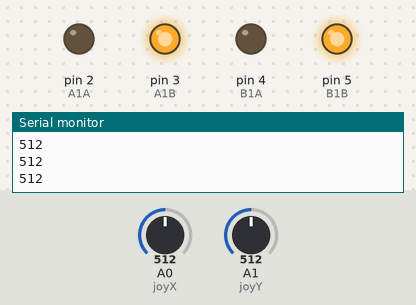
Bench run of a sketch on a simulated Arduino Uno, built with avr-gcc and run on an emulated ATmega328P. Parts: output pins drawn as LEDs (lit = HIGH), the last lines printed to the serial monitor. The inputs (shaded band) are chosen by the test bench; at power-on: A0 (joyX) = 512, A1 (joyY) = 512.

Above: at 4.2 s.
4.3 s: A0 (joyX) set to 498
At 4.6 s:
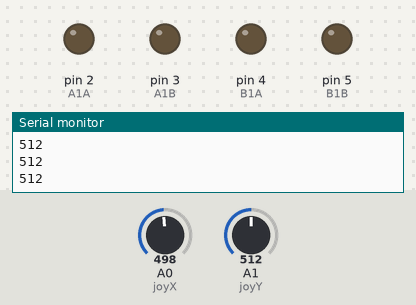
5.8 s: A1 (joyY) set to 538
At 7.0 s:
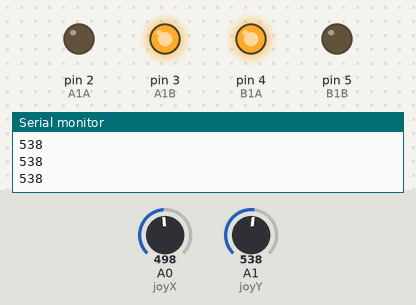
7.3 s: A1 (joyY) set to 470
At 8.1 s:
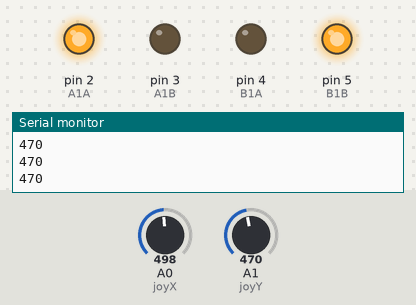
8.8 s: A0 (joyX) set to 487
10.3 s: A0 (joyX) set to 471
At 11.5 s:
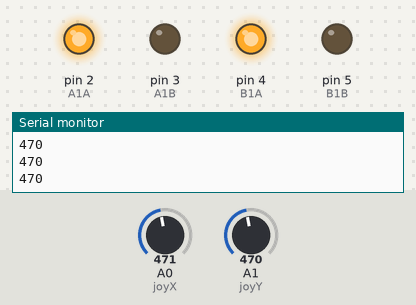
11.8 s: A0 (joyX) set to 490
At 12.9 s:
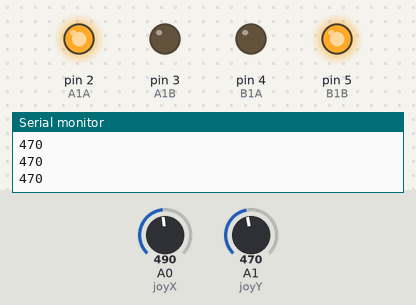
Timing chart, 0 to 14.3 s (numbered marks = the images above; inputs shaded):
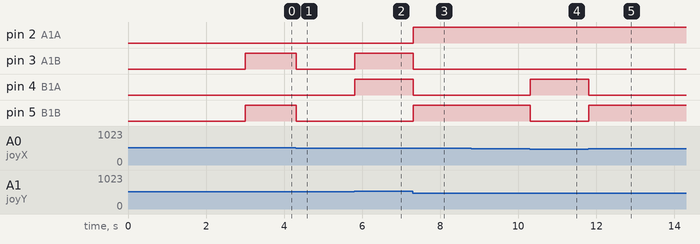

Measured:
- the behaviour switches between 511 and 510 on A0 (joyX) (found by bisection; images 0 and 1)
- the behaviour switches between 520 and 521 on A1 (joyY) (found by bisection; images 1 and 2)
- the behaviour switches between 480 and 479 on A0 (joyX) (found by bisection; images 3 and 4)
- after the input at 4.3 s, pin 3 (A1B), pin 5 (B1B): HIGH → LOW at once
- after the input at 5.8 s, pin 3 (A1B), pin 4 (B1A): LOW → HIGH at once
- after the input at 7.3 s, pin 2 (A1A), pin 5 (B1B): LOW → HIGH at once; pin 3 (A1B), pin 4 (B1A): HIGH → LOW at once
- after the input at 10.3 s, pin 4 (B1A): LOW → HIGH at once; pin 5 (B1B): HIGH → LOW at once
- after the input at 11.8 s, pin 4 (B1A): HIGH → LOW at once; pin 5 (B1B): LOW → HIGH at once

The sketch:

L91102motors1joystick.ino
```cpp
const int A1A = 2;//define pin 2 for A1A
const int A1B = 3;//define pin 3 for A1B

const int B1A = 4;//define pin 8 for B1A
const int B1B = 5;//define pin 9 for B1B

// Define Joystick Connections
#define joyX A0
#define joyY A1

int joyposX = 512;
int joyposY = 512;


void setup() {
  Serial.begin(9600);
  pinMode(B1A, OUTPUT); // define pin as output
  pinMode(B1B, OUTPUT);
  pinMode(A1A, OUTPUT);
  pinMode(A1B, OUTPUT);
  digitalWrite(B1A, LOW);
  digitalWrite(B1B, LOW);
  digitalWrite(A1A, LOW);
  digitalWrite(A1B, LOW);
  delay(3000);
}

void loop() {
  // put your main code here, to run repeatedly:

  joyposX = analogRead(joyX);
  joyposY = analogRead(joyY);

  //Serial.println(joyposX);
  Serial.println(joyposY);

  if (joyposX > 510)
  {
    // This is forward
    digitalWrite(A1A, LOW);
    digitalWrite(A1B, HIGH);
    digitalWrite(B1A, LOW);
    digitalWrite(B1B, HIGH);

  }

  else if (joyposX < 480)
  {
    // This is backward
    digitalWrite(A1A, HIGH);
    digitalWrite(A1B, LOW);
    digitalWrite(B1A, HIGH);
    digitalWrite(B1B, LOW);

  }

  else if (joyposY < 480)
  {
    // This is right
    digitalWrite(A1A, HIGH);
    digitalWrite(A1B, LOW);
    digitalWrite(B1A, LOW);
    digitalWrite(B1B, HIGH);

  }

  else if (joyposY > 520)
  {
    // This is right
    digitalWrite(A1A, LOW);
    digitalWrite(A1B, HIGH);
    digitalWrite(B1A, HIGH);
    digitalWrite(B1B, LOW);

  }

  else
  {
    digitalWrite(B1A, LOW);
    digitalWrite(B1B, LOW);
    digitalWrite(A1A, LOW);
    digitalWrite(A1B, LOW);
  }

}
```
